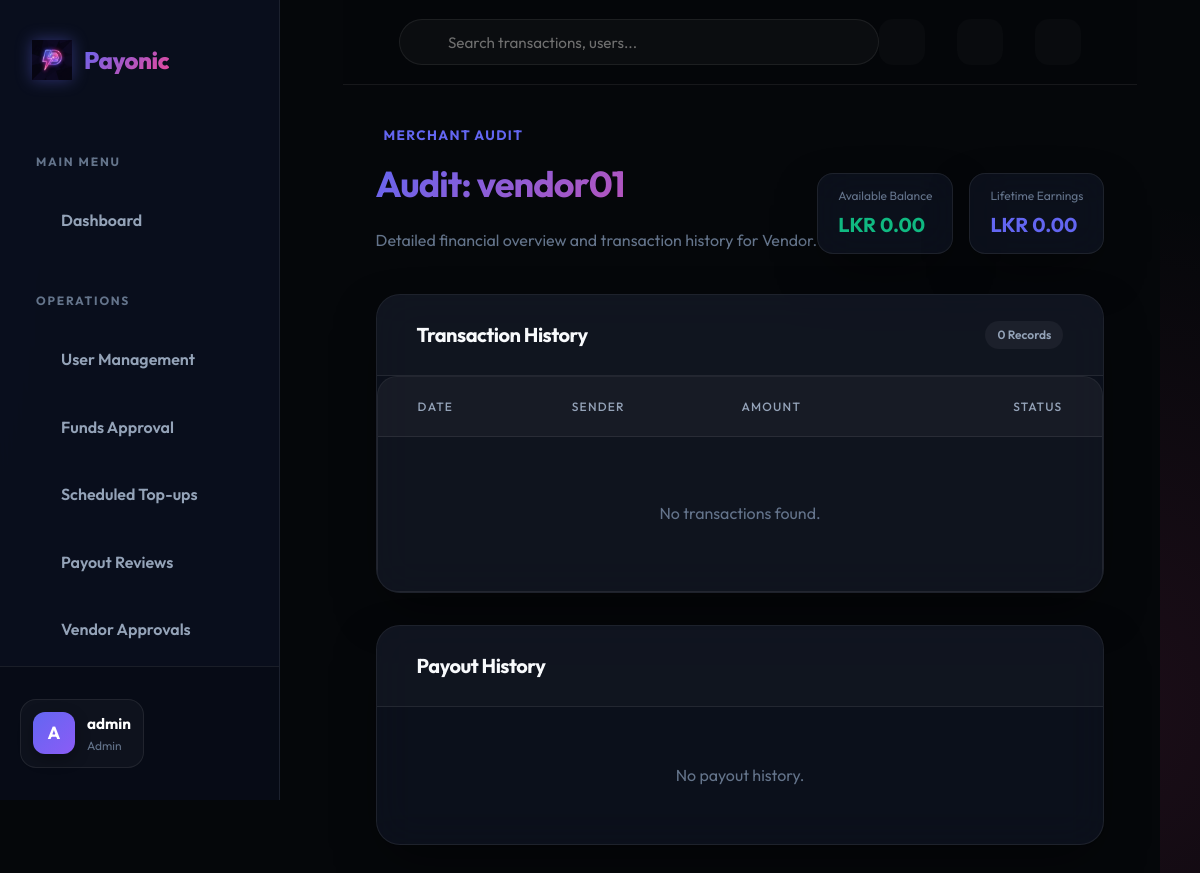
/admin/vendor/13/audit (signed in), run on an earlier commit of the app's database.
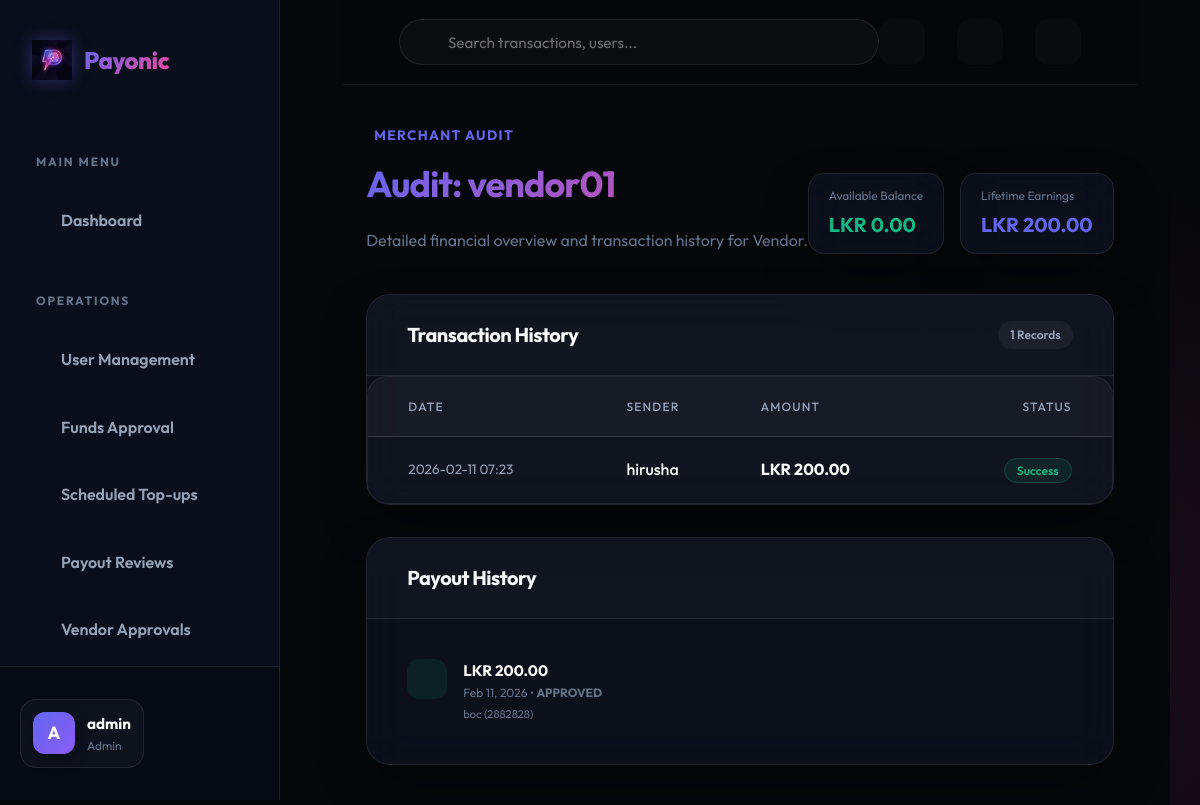
And on a later commit of the database.
### app/models.py (models this page shows, shortened)
class User(UserMixin, db.Model):
    id = db.Column(db.Integer, primary_key=True)
    username = db.Column(db.String(64), index=True, unique=True, nullable=False)
    email = db.Column(db.String(120), index=True, unique=True, nullable=False)
    password_hash = db.Column(db.String(128))
    role = db.Column(db.String(20), nullable=False)  # student, vendor, admin
    is_active_user = db.Column(db.Boolean, default=True)
    phone_number = db.Column(db.String(20))
    registration_number = db.Column(db.String(50)) # For students
    student_id = db.Column(db.String(20)) # Internal ID
    vendor_name = db.Column(db.String(100)) # For vendors
    business_name = db.Column(db.String(100)) # For vendors
    business_type = db.Column(db.String(50)) # For vendors
    is_approved_vendor = db.Column(db.Boolean, default=False)
    profile_pic = db.Column(db.String(255))
    merchant_id = db.Column(db.String(50), unique=True)
    bank_name = db.Column(db.String(100))
    account_number = db.Column(db.String(50))
    account_holder_name = db.Column(db.String(100))
    wallet = db.relationship('Wallet', backref='owner', uselist=False, lazy=True)
    sent_transactions = db.relationship('Transaction', foreign_keys='Transaction.sender_id', backref='sender', lazy='dynamic')
    received_transactions = db.relationship('Transaction', foreign_keys='Transaction.receiver_id', backref='receiver', lazy='dynamic')
    qr_codes = db.relationship('QRCode', backref='vendor', lazy='dynamic')
    payout_requests = db.relationship('PayoutRequest', foreign_keys='PayoutRequest.vendor_id', backref='vendor', lazy='dynamic')
    two_factor_enabled = db.Column(db.Boolean, default=False)
    otp_secret = db.Column(db.String(32))
    low_balance_threshold = db.Column(db.Float, default=100.0) # LKR
    refund_requests = db.relationship('RefundRequest', foreign_keys='RefundRequest.user_id', backref='requester', lazy='dynamic')
    budgets = db.relationship('Budget', backref='user', lazy='dynamic')
    created_bills = db.relationship('SplitBill', backref='creator', lazy='dynamic')
    split_participations = db.relationship('SplitBillParticipant', backref='user', lazy='dynamic')
    notifications = db.relationship('Notification', backref='user', lazy='dynamic')
    @property
    def is_active(self):
        return self.is_active_user
    @property
    def unread_notification_count(self):
        return self.notifications.filter_by(is_read=False).count()
    @property
    def lifetime_earnings(self):
        if self.role != 'vendor':
            return 0.0
        total = db.session.query(db.func.sum(Transaction.amount)).filter(
            Transaction.receiver_id == self.id,
            Transaction.status == 'completed'
        ).scalar()
        return total if total else 0.0

class Transaction(db.Model):
    id = db.Column(db.Integer, primary_key=True)
    sender_id = db.Column(db.Integer, db.ForeignKey('user.id'), nullable=False)
    receiver_id = db.Column(db.Integer, db.ForeignKey('user.id'), nullable=False)
    amount = db.Column(db.Float, nullable=False)
    timestamp = db.Column(db.DateTime, index=True, default=datetime.utcnow)
    description = db.Column(db.String(255))
    category = db.Column(db.String(50), default='General') # Food, Education, etc.
    status = db.Column(db.String(20), default='completed') # completed, failed, pending

class PayoutRequest(db.Model):
    id = db.Column(db.Integer, primary_key=True)
    vendor_id = db.Column(db.Integer, db.ForeignKey('user.id'), nullable=False)
    amount = db.Column(db.Float, nullable=False)
    status = db.Column(db.String(20), default='pending') # pending, approved, rejected
    created_at = db.Column(db.DateTime, default=datetime.utcnow)
    reviewed_at = db.Column(db.DateTime)
    reviewed_by = db.Column(db.Integer, db.ForeignKey('user.id'), nullable=True)
    bank_name = db.Column(db.String(100))
    account_number = db.Column(db.String(50))
    account_holder_name = db.Column(db.String(100))
    reviewer = db.relationship('User', foreign_keys=[reviewed_by])

### app/admin/routes.py (the view)
@bp.route('/vendor/<int:id>/audit')
@login_required
def audit_vendor(id):
    if current_user.role != 'admin':
        return redirect(url_for('main.index'))
    vendor = User.query.get_or_404(id)
    if vendor.role != 'vendor':
        flash('User is not a vendor.')
        return redirect(url_for('admin.users'))
    transactions = Transaction.query.filter_by(receiver_id=vendor.id).order_by(Transaction.timestamp.desc()).all()
    payouts = PayoutRequest.query.filter_by(vendor_id=vendor.id).order_by(PayoutRequest.created_at.desc()).all()
    return render_template('admin/audit_vendor.html',
                           title=f'Audit: {vendor.username}',
                           vendor=vendor,
                           transactions=transactions,
                           payouts=payouts)

### app/models.py (called while the page is built)
@login.user_loader
def load_user(id):
    return User.query.get(int(id))

### app/templates/admin/audit_vendor.html (shortened to what the changed rows need)
{% extends "base.html" %}
{% block content %}
<div class="animate-fade-in">
    <div style="display: flex; justify-content: space-between; align-items: flex-end; margin-bottom: 2.5rem;">
        <div>
            <div
                style="display: flex; align-items: center; gap: 0.5rem; color: var(--primary); font-weight: 700; font-size: 0.85rem; text-transform: uppercase; letter-spacing: 0.1em; margin-bottom: 0.5rem;">
                 Merchant Audit
            </div>
            <h1 class="text-gradient" style="font-size: 2.25rem;">Audit: {{ vendor.username }}</h1>
            <p style="color: var(--text-dim);">Detailed financial overview and transaction history for {{
                vendor.vendor_name if vendor.vendor_name else "this merchant" }}.</p>
        </div>
        <div style="display: flex; gap: 1rem;">
            <div class="glass-panel" style="padding: 0.75rem 1.25rem; border-radius: 1rem;">
                <div style="font-size: 0.75rem; color: var(--text-dim); margin-bottom: 0.25rem;">Lifetime Earnings</div>
                <div style="font-weight: 700; color: var(--primary); font-size: 1.25rem;">LKR {{
                    "{:.2f}".format(vendor.lifetime_earnings) }}</div>
            </div>
        </div>
    </div>
    <div class="portal-grid">
        <div class="col-span-8 glass-panel" style="padding: 0; overflow: hidden;">
            <div
                style="padding: 1.5rem 2.5rem; border-bottom: 1px solid var(--border); background: rgba(255,255,255,0.02); display: flex; justify-content: space-between; align-items: center;">
                <h3 style="margin: 0; font-size: 1.25rem;">Transaction History</h3>
                <span class="badge-pill" style="background: rgba(255,255,255,0.05); color: var(--text-muted);">{{
                    transactions|length }} Records</span>
            </div>
            <div class="table-container" style="max-height: 500px; overflow-y: auto;">
                <table style="width: 100%;">
                    <thead>
                        <tr>
                            <th style="padding-left: 2.5rem;">Date</th>
                            <th>Sender</th>
                            <th>Amount</th>
                            <th style="text-align: right; padding-right: 2.5rem;">Status</th>
                        </tr>
                    </thead>
                    <tbody>
                        {% for t in transactions %}
                        <tr>
                            <td style="padding-left: 2.5rem; color: var(--text-muted); font-size: 0.85rem;">{{
                                t.timestamp.strftime('%Y-%m-%d %H:%M') }}</td>
                            <td style="font-weight: 500;">{{ t.sender.username }}</td>
                            <td style="font-weight: 700; color: white;">LKR {{ "{:.2f}".format(t.amount) }}</td>
                            <td style="text-align: right; padding-right: 2.5rem;">
                                <span class="badge-pill"
                                    style="background: rgba(16, 185, 129, 0.1); color: var(--success); border: 1px solid rgba(16, 185, 129, 0.2);">
                                    Success
                                </span>
                            </td>
                        </tr>
                        {% else %}
                        <tr>
                            <td colspan="4" style="text-align: center; padding: 4rem; color: var(--text-dim);">No
                                transactions found.</td>
                        </tr>
                        {% endfor %}
                    </tbody>
                </table>
            </div>
        </div>
        <div class="col-span-4 glass-panel" style="padding: 0; overflow: hidden;">
            <div style="padding: 1.5rem 2.5rem;">
                <ul class="activity-feed">
                    {% for p in payouts %}
                    <li class="activity-item">
                        <div class="activity-icon"
                            style="background: {{ 'rgba(16, 185, 129, 0.1)' if p.status == 'approved' else ('rgba(239, 68, 68, 0.1)' if p.status == 'rejected' else 'rgba(245, 158, 11, 0.1)') }}; color: {{ 'var(--success)' if p.status == 'approved' else ('var(--danger)' if p.status == 'rejected' else 'var(--warning)') }};">
                        </div>
                        <div class="activity-content">
                            <div class="activity-title" style="font-weight: 700; color: white;">LKR {{
                                "{:.2f}".format(p.amount) }}</div>
                            <div class="activity-time" style="font-size: 0.75rem;">{{ p.created_at.strftime('%b %d, %Y')
                                }} • <b>{{ p.status|upper }}</b></div>
                            <div style="font-size: 0.7rem; color: var(--text-dim); margin-top: 0.25rem;">{{ p.bank_name
                                }} ({{ p.account_number }})</div>
                        </div>
                    </li>
                    {% else %}
                    <p style="text-align: center; padding: 2rem; color: var(--text-dim);">No payout history.</p>
                    {% endfor %}
                </ul>
            </div>
        </div>
    </div>
</div>
{% endblock %}

What changed in the data, as far as the page shows it:
changed User "vendor01": lifetime_earnings "0.00" → "200.00"
added Transaction: timestamp "2026-02-11 07:23", sender.username "hirusha", amount "200.00"
added PayoutRequest: amount "200.00", created_at "Feb 11, 2026", status "APPROVED", bank_name "boc", account_number "2882828"
Also different on the page:
{{ transactions|length }}: "0" → "1"
text no longer shown: "No transactions found. No payout history."
